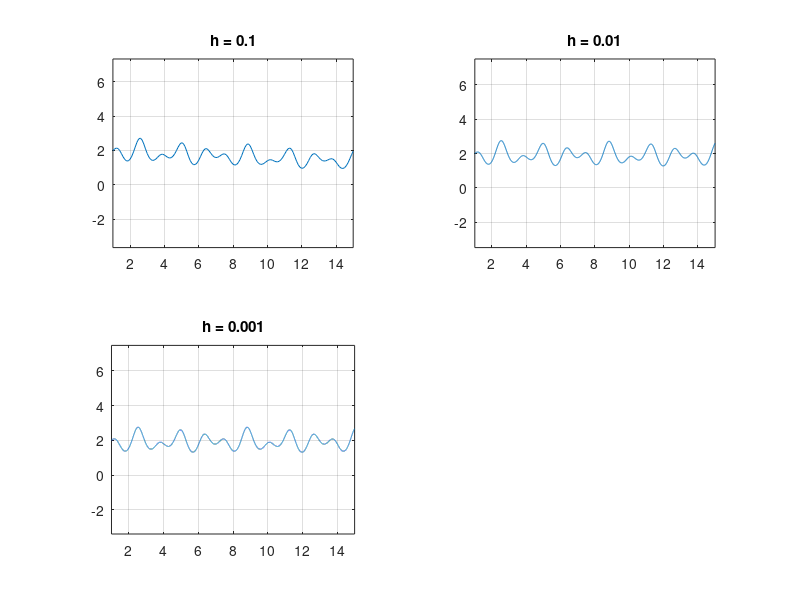

Source code (MATLAB): (Note: this script raises an error after producing the figure.)
%% Uppgift 1

f = @(t, u) cos(3.*t) - sin(5.*t) .* u;
a = 1;
b = 15;
ua = 2;

for i = 1:3
    subplot(2, 2, i)
    h = 10 ^ (-i);
    N = (b - a) / h;
    t = a + (0:N) * h;
    U = zeros(size(t));
    U(1) = ua;
    for n=1:N
        U(n+1) = U(n) + h * f(t(n), U(n));
    end
    plot(t, U), axis equal, grid on, title(sprintf('h = %g', h))
end


%% Uppgift 2 och 3

h = .001;
function_data = {
    {@(t, u) t .^ 2, [1 3], 1}
    {@(t, u) u, [0 2], 1}
    {@(t, u) -t .* u, [0 3], 1}
    {@(t, u) -5 .* u, [0 1], 2}
};

for i = 1:size(function_data)
    subplot(2, 2, i)
    data = function_data{i};
    f = data{1}; I = data{2}; ua = data{3};
    [t, U] = min_ode(f, I, ua, h);
    plot(t, U), axis equal
end


%% Uppgift 4

f = @(t, u) cos(3.*t) - sin(5.*t) .* u;
a = 1;
b = 15;
ua = 2;

[t, U] = ode45(f, [a b], ua);
hold on
plot(t, U), axis equal, grid on

[t, U] = min_ode(f, [a b], ua, .001);
plot(t, U)

legend('ode45', 'min\_ode')
